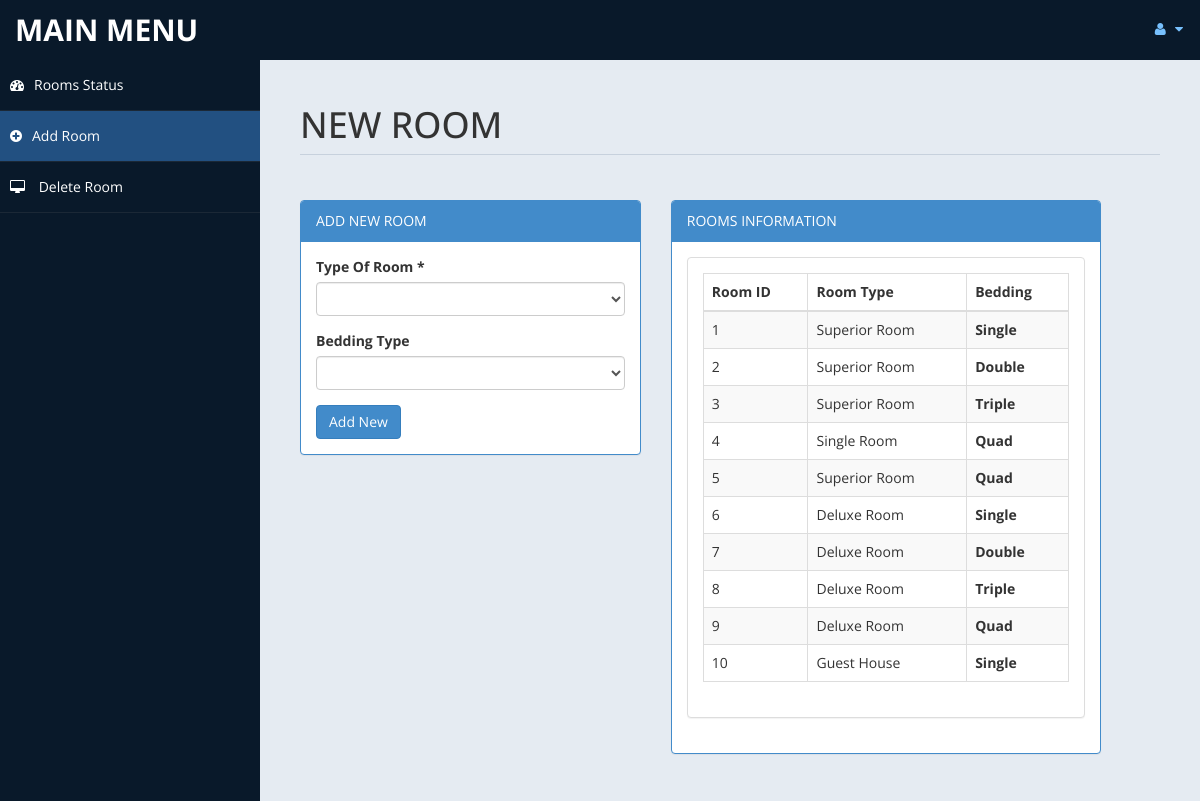
/admin/room.php (signed in), run on an earlier commit of the app's database.
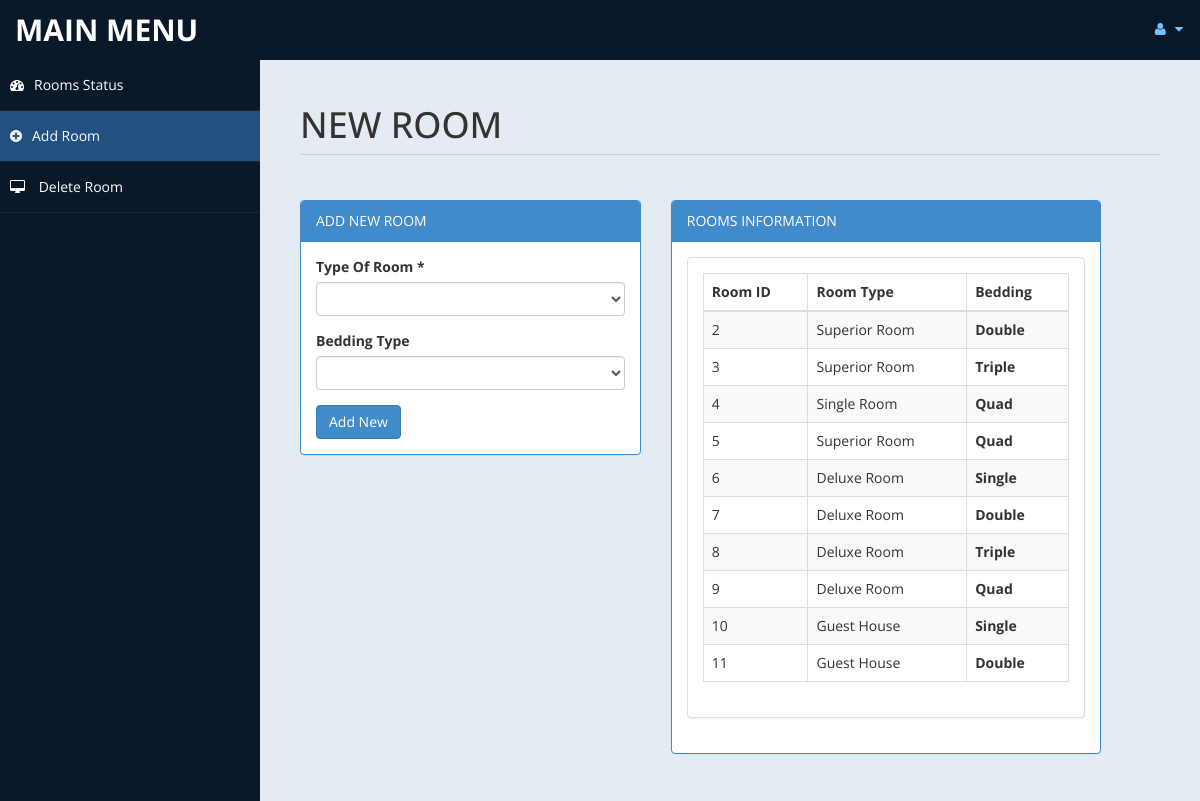
And on a later commit of the database.
### tables this page shows
CREATE TABLE `room` (
  `id` int(10) UNSIGNED NOT NULL,
  `type` varchar(15) DEFAULT NULL,
  `bedding` varchar(10) DEFAULT NULL,
  `place` varchar(10) DEFAULT NULL,
  `cusid` int(11) DEFAULT NULL
);

### admin/room.php (the view, shortened to what the changed rows need)
<!DOCTYPE html>
<html xmlns="http://www.w3.org/1999/xhtml">
<head>
    <link href="assets/css/bootstrap.css" rel="stylesheet" />
    <link href="assets/css/font-awesome.css" rel="stylesheet" />
    <link href="assets/css/custom-styles.css" rel="stylesheet" />
</head>
<body>
    <div id="wrapper">
        <div id="page-wrapper" >
            <div id="page-inner">
			 <div class="row">
                    <div class="col-md-12">
                        <h1 class="page-header">
                           NEW ROOM <small></small>
                        </h1>
                    </div>
                </div>
            <div class="row">
							<?php
							 include('db.php');
							?>
            <div class="row">
                <div class="col-md-6 col-sm-6">
                    <div class="panel panel-primary">
                        <div class="panel-body">
                    <div class="panel panel-default">
                        <?php
						$sql = "select * from room limit 0,10";
						$re = mysqli_query($con,$sql)
						?>
                        <div class="panel-body">
                            <div class="table-responsive">
                                <table class="table table-striped table-bordered table-hover" id="dataTables-example">
                                    <thead>
                                        <tr>
                                            <th>Room ID</th>
                                            <th>Room Type</th>
											<th>Bedding</th>
                                        </tr>
                                    </thead>
                                    <tbody>
									<?php
										while($row= mysqli_fetch_array($re))
										{
												$id = $row['id'];
											if($id % 2 == 0)
											{
												echo "<tr class=odd gradeX>
													<td>".$row['id']."</td>
													<td>".$row['type']."</td>
												   <th>".$row['bedding']."</th>
												</tr>";
											}
											else
											{
												echo"<tr class=even gradeC>
													<td>".$row['id']."</td>
													<td>".$row['type']."</td>
												   <th>".$row['bedding']."</th>
												</tr>";
											}
										}
									?>
                                    </tbody>
                                </table>
                            </div>
                        </div>
                    </div>
                       </div>
                    </div>
                </div>
            </div>
					</div>
            </div>
        </div>
</body>
</html>

What changed in the data, as far as the page shows it:
removed room: id "1", type "Superior Room", bedding "Single"
now on this page (row unchanged): room: id "11", type "Guest House", bedding "Double"
